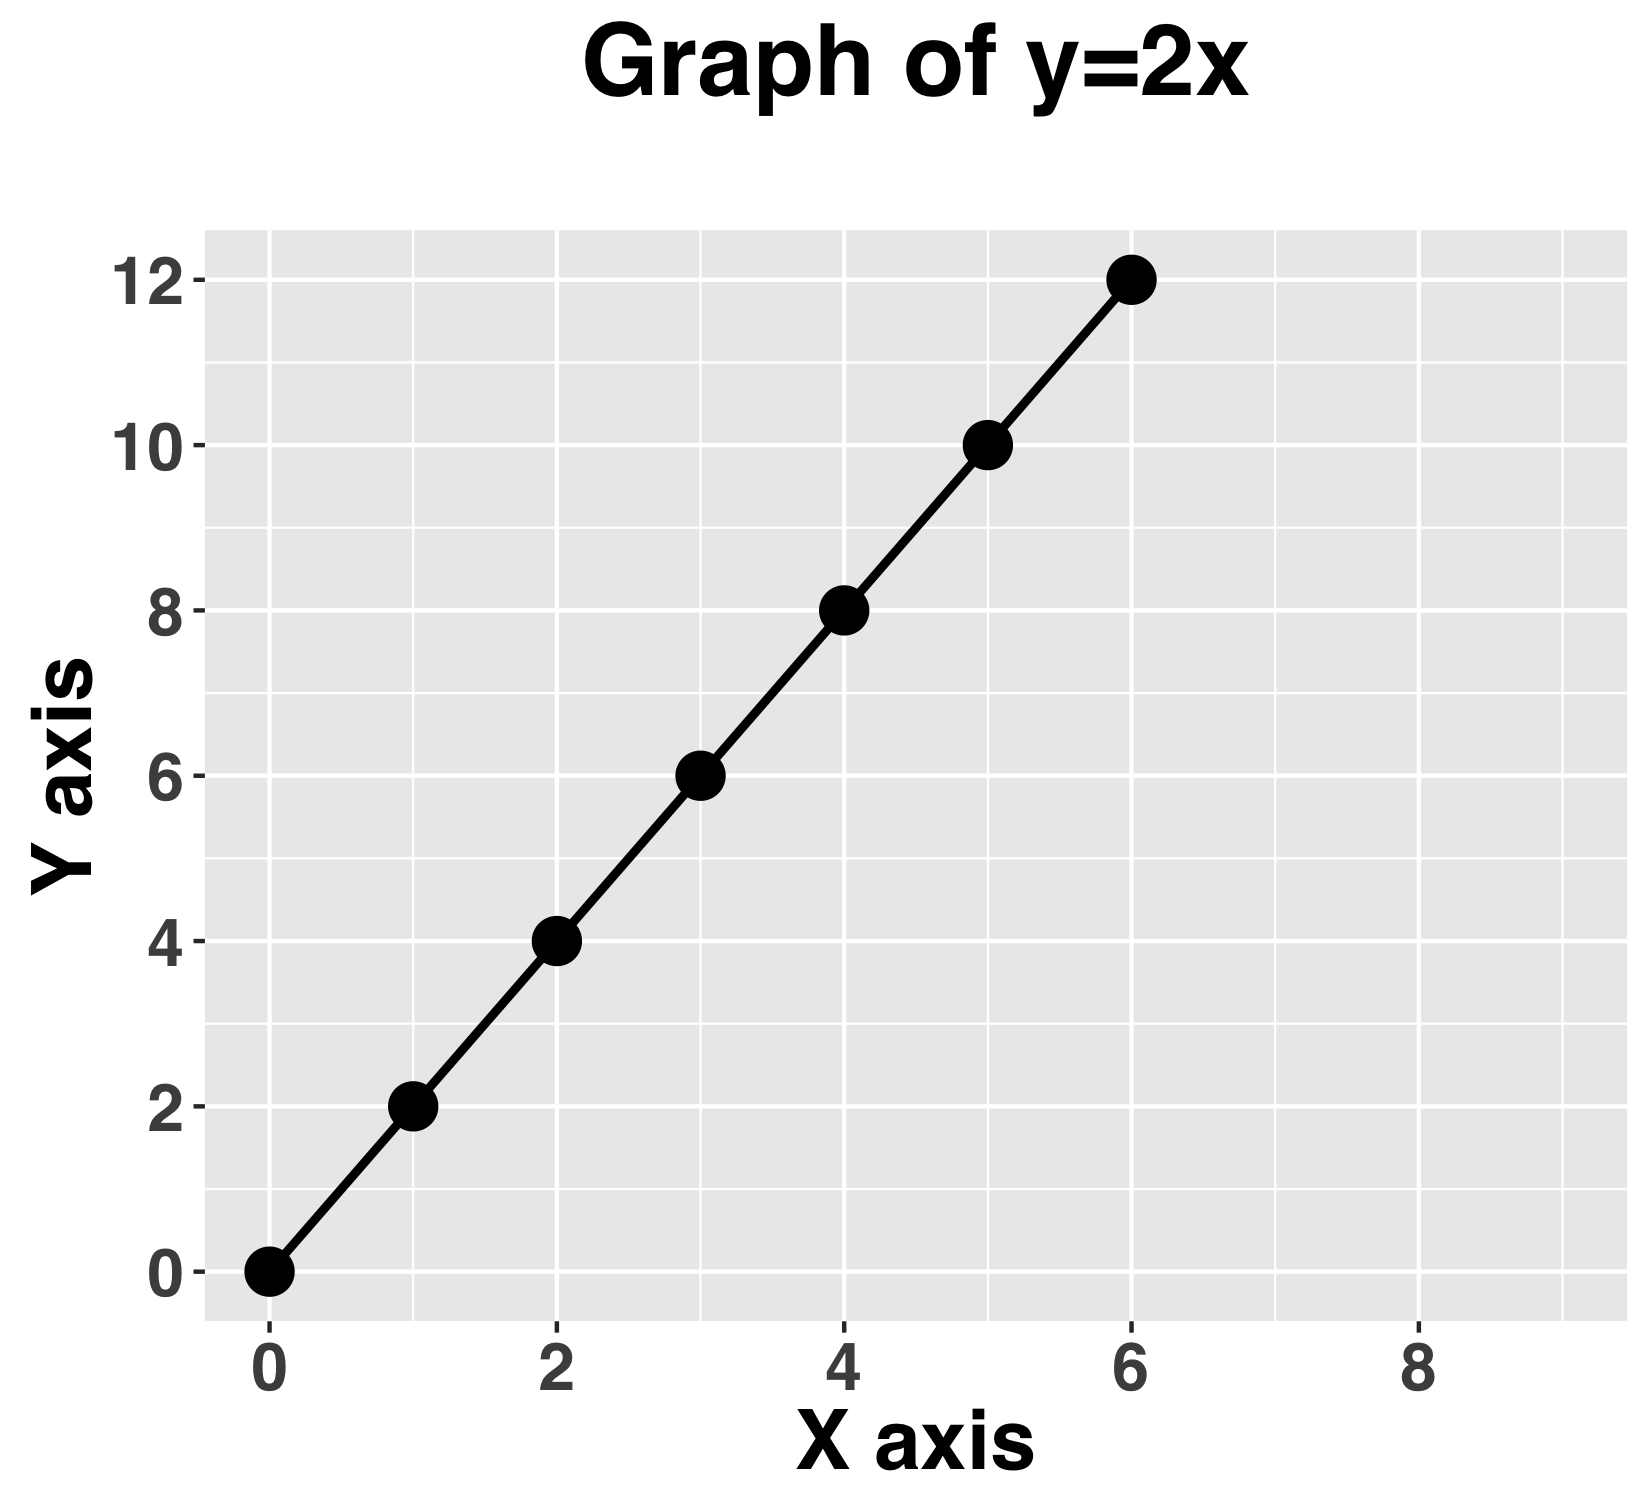

This chart was generated by the following R code:
# simple plot using ggplot
library(ggplot2)
library(extrafont)
library(fontcm)


xvector <- c(0,1,2,3,4,5,6)
yvector <- 2 * xvector
dd <- NULL
dd <- cbind(dd, xvector)
dd <- cbind(dd, yvector)
df <- as.data.frame(dd)

xlimits <- c(0,9)
ylimits <- c(0,12)
xlabel <- "X axis"
ylabel <- "Y axis"
plottitle <- "Graph of y=2x\n"

simplePlotFunction <- function(data,
                               xlimits, 
                               ylimits,
                               xlabelstring, 
                               ylabelstring, 
                               plottitle, 
                               fontfamily="sans") 
{
	returnplot <- ggplot(data=data, aes(x=xvector,y=yvector)) + 
	theme(
			text=element_text(size=20, face="bold", family=fontfamily),
			axis.title.x = element_text(vjust = -0.5 )
		 ) +
	labs(title=plottitle, x=xlabelstring, y=ylabelstring) + 
	geom_line(data=data, size=1, color="black" ) +
	geom_point(data=data, size=5, color="black" ) +
	coord_cartesian(xlim=xlimits, ylim=ylimits) +
	scale_y_continuous(breaks=seq(ylimits[1],ylimits[2],2)) +
	scale_x_continuous(breaks=seq(xlimits[1],xlimits[2],2))

return(returnplot)
}

PlotFunctionLR <- function(data,
                           xlimits, 
                           ylimits,
                           xlabelstring, 
                           ylabelstring, 
                           plottitle, 
                           fontfamily="sans", 
                           ols, 
                           scalextick=2, 
                           scaleytick=2) 
{
	predval <- as.data.frame(cbind(data$xvector,ols$fit))
	returnplot <- ggplot(data=data, aes(x=xvector,y=yvector)) + 
	theme(
			text=element_text(size=20, face="bold", family=fontfamily),
			axis.title.x = element_text(vjust = -0.5 )
		 ) +
	labs(title=plottitle, x=xlabelstring, y=ylabelstring) + 
	geom_point(data=data, size=5, color="black") +
#	geom_line(data=predval, size=1, color="blue") +
	geom_smooth(method=lm, size=1, color="blue", se=FALSE) + 
	coord_cartesian(xlim=xlimits, ylim=ylimits) +
	scale_y_continuous(breaks=seq(ylimits[1],ylimits[2],scaleytick)) +
	scale_x_continuous(breaks=seq(xlimits[1],xlimits[2],scalextick))

return(returnplot)
}

myplot <- simplePlotFunction(data=df, xlimits=xlimits, 
                             ylimits=ylimits, 
                             xlabelstring=xlabel, 
                             ylabelstring=ylabel, 
                             plottitle=plottitle )

# If you want to use a system font that isn't postscript, you'll have to 
# change the fontfamily to "CM Sans" or whatever, and output to PDF
# instead of PNG or whatever.
#
#ggsave("ggplot_cm.pdf", myplot, width=5.5, height=5)
#embed_fonts("ggplot_cm.pdf", outfile="ggplot_cm_embed.pdf")

png(filename="simplexyplot.png", 
	width=5.5, height=5, units="in", pointsize=12, bg="white", res=300, 
	type="quartz"
   )		
myplot
dev.off()

# NOW, for example 2:

xvector <- c(1,2,7,4,5)
yvector <- c(4,5,11,9,8)
dd <- NULL
dd <- cbind(dd, xvector)
dd <- cbind(dd, yvector)
df <- as.data.frame(dd)
plottitle <- "Graph of an unknown function\n"

myplot <- simplePlotFunction(data=df, 
                             xlimits=xlimits, 
                             ylimits=ylimits, 
                             xlabelstring=xlabel, 
                             ylabelstring=ylabel, 
                             plottitle=plottitle )

png(filename="errorxyplot.png", 
	width=5.5, height=5, units="in", pointsize=12, bg="white", res=300, 
	type="quartz"
   )		
myplot
dev.off()


# and example 3:

xvector <- c(1,2,7,4,5,3, 4.5, 6  )
yvector <- c(4,5,11,9,8,6,7, 11  )
dd <- NULL
dd <- cbind(dd, xvector)
dd <- cbind(dd, yvector)
df <- as.data.frame(dd)

olsresult <- lm(df, formula = yvector ~ xvector)

plottitle <- "Graph of an unknown function\n"

myplot <- PlotFunctionLR(data=df, 
                         xlimits=xlimits, 
                         ylimits=ylimits, 
                         xlabelstring=xlabel, 
                         ylabelstring=ylabel, 
                         plottitle=plottitle, 
                         ols=olsresult )

myplot <- myplot + geom_text(aes(6, 4, label="Y-intercept: 2.6"), size=10)
myplot <- myplot + geom_text(aes(5.4, 2, label="Slope: 1.23"), size=10)


png(filename="errorxyplotlr.png", 
	width=5.5, height=5, units="in", pointsize=12, bg="white", res=300, 
	type="quartz"
   )		
myplot
dev.off()



# and example 4:

xvector <- c(1,2,7,4,5,3, 4.5, 6  )
yvector <- xvector^2
dd <- NULL
dd <- cbind(dd, xvector)
dd <- cbind(dd, yvector)
df <- as.data.frame(dd)
xlimits <- c(0,9)
ylimits <- c(0,50)
olsresult <- lm(df, formula = yvector ~ xvector)
plottitle <- "Graph of an unknown function\n"

myplot <- PlotFunctionLR(data=df, xlimits=xlimits, ylimits=ylimits, xlabelstring=xlabel, ylabelstring=ylabel, plottitle=plottitle, ols=olsresult, scaleytick=10 )

myplot <- myplot + geom_text(aes(3, 40, label="Y-intercept: -12.2"), size=8)
myplot <- myplot + geom_text(aes(2.3, 34, label="Slope: 7.94"), size=8)


png(filename="errorxyplotlrexponential1.png", 
	width=5.5, height=5, units="in", pointsize=12, bg="white", res=300, 
	type="quartz"
   )		
myplot
dev.off()


# and example 5:

xvector <- c(seq(0,32,2) )
yvector <- xvector^2
dd <- NULL
dd <- cbind(dd, xvector)
dd <- cbind(dd, yvector)
df <- as.data.frame(dd)

xlimits <- c(0,33)
ylimits <- c(0,1050)

olsresult <- lm(df, formula = yvector ~ xvector)

plottitle <- "Graph of an unknown function\n"

myplot <- PlotFunctionLR(data=df, xlimits=xlimits, ylimits=ylimits, xlabelstring=xlabel, ylabelstring=ylabel, plottitle=plottitle, ols=olsresult, scaleytick=100, scalextick=5 )

#myplot <- myplot + geom_text(aes(6, 4, label="Y-intercept: 2.6"), size=10)
#myplot <- myplot + geom_text(aes(5.4, 2, label="Slope: 1.23"), size=10)



png(filename="errorxyplotlrexponential2.png", 
	width=5.75, height=5, units="in", pointsize=12, bg="white", res=300, 
	type="quartz"
   )		
myplot
dev.off()




